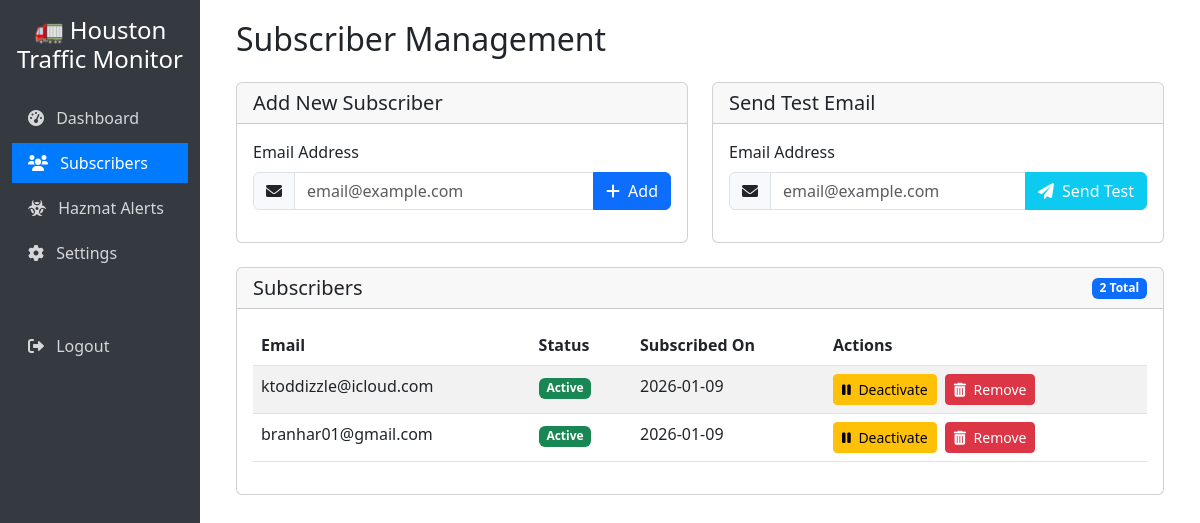
Page /subscribers (signed in) on the committed database.
### tables this page shows
CREATE TABLE subscribers (
                id INTEGER PRIMARY KEY AUTOINCREMENT,
                email TEXT UNIQUE NOT NULL,
                active BOOLEAN DEFAULT 1,
                created_at TIMESTAMP DEFAULT CURRENT_TIMESTAMP
            );

### app.py (the view)
@app.route('/subscribers')
@login_required
def subscribers():
    all_subscribers = Subscriber.get_all(db)
    return render_template('subscribers.html', subscribers=all_subscribers)

### app.py (called while the page is built)
@login_manager.user_loader
def load_user(username):
    user_data = AdminUser.get_by_username(db, username)
    if user_data:
        return User(username)
    return None

### models.py (called while the page is built)
    def get_connection(self):
        conn = sqlite3.connect(self.db_path)
        conn.row_factory = sqlite3.Row
        return conn

    @staticmethod
    def get_all(db):
        conn = db.get_connection()
        cursor = conn.cursor()
        cursor.execute('SELECT * FROM subscribers ORDER BY created_at DESC')
        subscribers = cursor.fetchall()
        conn.close()
        return subscribers

    @staticmethod
    def get_by_username(db, username):
        conn = db.get_connection()
        cursor = conn.cursor()
        cursor.execute('SELECT * FROM admin_users WHERE username = ?', (username,))
        user = cursor.fetchone()
        conn.close()
        return user

### templates/subscribers.html (shortened to what this page needs)
{% extends "base.html" %}
{% block content %}
<div class="container-fluid">
    <h1 class="h2 mb-4">Subscriber Management</h1>
    <div class="row">
        <div class="col-md-6 mb-4">
            <div class="card">
                <div class="card-header">
                    <h5 class="mb-0">Add New Subscriber</h5>
                </div>
                <div class="card-body">
                    <form method="POST" action="{{ url_for('add_subscriber') }}">
                        <div class="mb-3">
                            <label for="email" class="form-label">Email Address</label>
                            <div class="input-group">
                                <span class="input-group-text"><i class="fas fa-envelope"></i></span>
                                <input type="email" class="form-control" id="email" name="email" required placeholder="email@example.com">
                                <button type="submit" class="btn btn-primary">
                                    <i class="fas fa-plus me-1"></i> Add
                                </button>
                            </div>
                        </div>
                    </form>
                </div>
            </div>
        </div>
        <div class="col-md-6 mb-4">
            <div class="card">
                <div class="card-header">
                    <h5 class="mb-0">Send Test Email</h5>
                </div>
                <div class="card-body">
                    <form method="POST" action="{{ url_for('test_email') }}">
                        <div class="mb-3">
                            <label for="test_email" class="form-label">Email Address</label>
                            <div class="input-group">
                                <span class="input-group-text"><i class="fas fa-envelope"></i></span>
                                <input type="email" class="form-control" id="test_email" name="test_email" required placeholder="email@example.com">
                                <button type="submit" class="btn btn-info text-white">
                                    <i class="fas fa-paper-plane me-1"></i> Send Test
                                </button>
                            </div>
                        </div>
                    </form>
                </div>
            </div>
        </div>
    </div>
    <div class="card">
        <div class="card-header">
            <div class="d-flex justify-content-between align-items-center">
                <h5 class="mb-0">Subscribers</h5>
                <span class="badge bg-primary">{{ subscribers|length }} Total</span>
            </div>
        </div>
        <div class="card-body">
            {% if subscribers %}
                <div class="table-responsive">
                    <table class="table table-striped table-hover">
                        <thead>
                            <tr>
                                <th>Email</th>
                                <th>Status</th>
                                <th>Subscribed On</th>
                                <th>Actions</th>
                            </tr>
                        </thead>
                        <tbody>
                            {% for subscriber in subscribers %}
                                <tr>
                                    <td>{{ subscriber.email }}</td>
                                    <td>
                                        {% if subscriber.active %}
                                            <span class="badge bg-success">Active</span>
                                        {% else %}
                                            <span class="badge bg-secondary">Inactive</span>
                                        {% endif %}
                                    </td>
                                    <td>{{ subscriber.created_at.split(' ')[0] }}</td>
                                    <td>
                                        <div class="btn-group" role="group">
                                            <form method="POST" action="{{ url_for('toggle_subscriber') }}" class="me-2">
                                                <button type="submit" class="btn btn-sm {% if subscriber.active %}btn-warning{% else %}btn-success{% endif %}">
                                                    {% if subscriber.active %}
                                                        <i class="fas fa-pause me-1"></i> Deactivate
                                                    {% else %}
                                                        <i class="fas fa-play me-1"></i> Activate
                                                    {% endif %}
                                                </button>
                                            </form>
                                            <form method="POST" action="{{ url_for('remove_subscriber') }}">
                                                <button type="submit" class="btn btn-sm btn-danger" onclick="return confirm('Are you sure you want to remove this subscriber?')">
                                                    <i class="fas fa-trash-alt me-1"></i> Remove
                                                </button>
                                            </form>
                                        </div>
                                    </td>
                                </tr>
                            {% endfor %}
                        </tbody>
                    </table>
                </div>
            {% else %}
                <div class="alert alert-info">
                    <i class="fas fa-info-circle me-2"></i> No subscribers yet. Add your first subscriber above.
                </div>
            {% endif %}
        </div>
    </div>
</div>
{% endblock %}

### rows in the picture
subscribers: email "ktoddizzle@icloud.com", active "Active", created_at "2026-01-09"
subscribers: email "branhar01@gmail.com", active "Active", created_at "2026-01-09"

### other values in the picture
{{ subscribers|length }} "2"
